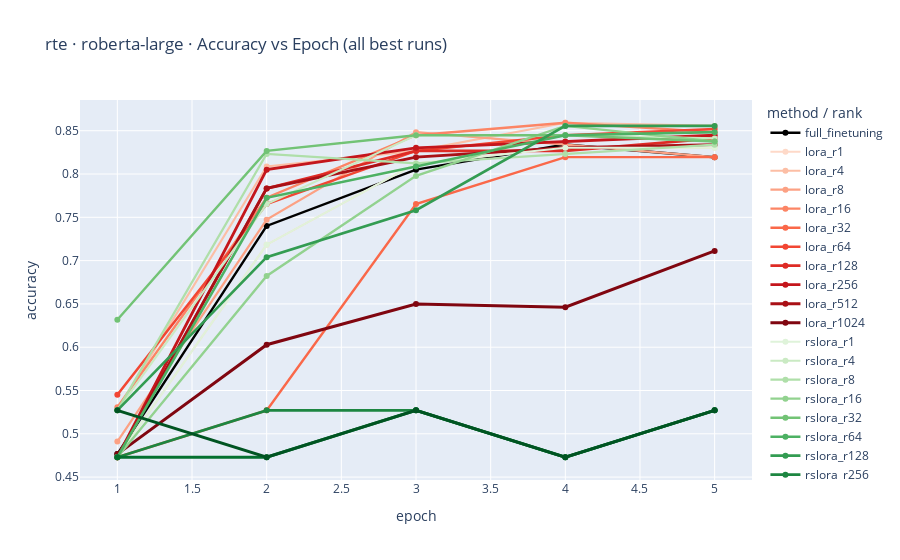

The notebook cell saved with this chart:
### Code cell
# === Config ===
ROOT = "./glue_results_final"
TASK = "rte"
MODEL = "roberta-large"  # or "roberta-large"

# === Code ===
from pathlib import Path
import re
import pandas as pd
import plotly.graph_objects as go
from plotly.colors import sample_colorscale

METHODS = ("full_finetuning", "lora", "rslora")

def parse_rank(name: str):
    m = re.search(r"_r(\d+)_", name)
    return int(m.group(1)) if m else None

def read_eval(csv_path: Path) -> pd.DataFrame | None:
    try:
        df = pd.read_csv(csv_path)
    except Exception:
        return None
    if "eval_accuracy" in df.columns and "accuracy" not in df.columns:
        df = df.rename(columns={"eval_accuracy": "accuracy"})
    if "epoch" not in df.columns:
        df = df.reset_index().rename(columns={"index":"epoch"})
        df["epoch"] = df["epoch"] + 1
    df = df[df["epoch"].astype(float).between(1,5)]
    return df.sort_values("epoch")

def load_best_runs(root: str, task: str, model: str):
    base = Path(root) / task / model
    runs = []
    for method in METHODS:
        mdir = base / method
        if not mdir.exists():
            continue
        for run in sorted([p for p in mdir.iterdir() if p.is_dir() and p.name.endswith("_best_accuracy")]):
            df = read_eval(run / "eval_per_epoch.csv")
            if df is None or "accuracy" not in df.columns:
                continue
            runs.append({
                "method": method,
                "rank": parse_rank(run.name) if method != "full_finetuning" else None,
                "name": run.name,
                "df": df
            })
    return runs

def make_rank_colors(ranks_sorted, colorscale_name):
    """
    Map each rank -> a distinct shade sampled from a colorscale.
    We sample from 0.15..0.95 to avoid too-light/too-dark extremes.
    """
    if not ranks_sorted:
        return {}
    n = len(ranks_sorted)
    colors = {}
    for i, r in enumerate(ranks_sorted):
        t = 0.15 + (0.80 * (i / (n - 1 if n > 1 else 1)))
        colors[r] = sample_colorscale(colorscale_name, [t])[0]  # returns a hex string
    return colors

# Load data
runs = load_best_runs(ROOT, TASK, MODEL)
if not runs:
    raise SystemExit(f"No *_best_accuracy runs found under {ROOT}/{TASK}/{MODEL}")

# Rank set for color mapping
all_ranks = sorted({r["rank"] for r in runs if r["rank"] is not None})

# Color maps
FULL_COLOR = "black"
lora_colors   = make_rank_colors(all_ranks, "Reds")
rslora_colors = make_rank_colors(all_ranks, "Greens")

# Optional: small linewidth ramp with rank (helps distinguish similar shades)
def line_width_for_rank(rank, ranks_sorted):
    if not ranks_sorted or rank is None:
        return 2
    idx = ranks_sorted.index(rank)
    base, bonus = 2.0, 1.0  # base width + up to +1
    return base + bonus * (idx / (len(ranks_sorted) - 1 if len(ranks_sorted) > 1 else 1))

fig = go.Figure()

# Full FT (usually single run)
for r in [x for x in runs if x["method"] == "full_finetuning"]:
    fig.add_trace(go.Scatter(
        x=r["df"]["epoch"], y=r["df"]["accuracy"],
        mode="lines+markers",
        name="full_finetuning",
        line=dict(color=FULL_COLOR, dash="solid", width=2.5),
        hovertext=[r["name"]]*len(r["df"])
    ))

# LoRA (each rank gets its own red shade)
for r in sorted([x for x in runs if x["method"] == "lora"], key=lambda z: z["rank"] or -1):
    rk = r["rank"]
    fig.add_trace(go.Scatter(
        x=r["df"]["epoch"], y=r["df"]["accuracy"],
        mode="lines+markers",
        name=f"lora_r{rk}",
        line=dict(color=lora_colors.get(rk, "red"), dash="solid",
                  width=line_width_for_rank(rk, all_ranks)),
        hovertext=[r["name"]]*len(r["df"])
    ))

# RSLoRA (each rank gets its own green shade)
for r in sorted([x for x in runs if x["method"] == "rslora"], key=lambda z: z["rank"] or -1):
    rk = r["rank"]
    fig.add_trace(go.Scatter(
        x=r["df"]["epoch"], y=r["df"]["accuracy"],
        mode="lines+markers",
        name=f"rslora_r{rk}",
        line=dict(color=rslora_colors.get(rk, "green"), dash="solid",
                  width=line_width_for_rank(rk, all_ranks)),
        hovertext=[r["name"]]*len(r["df"])
    ))

fig.update_layout(
    title=f"{TASK} · {MODEL} · Accuracy vs Epoch (all best runs)",
    xaxis_title="epoch",
    yaxis_title="accuracy",
    legend_title_text="method / rank",
    hovermode="x unified"
)

fig

### Figure 1 — Plotly figure (JSON) as saved in the notebook; plotly's stock layout.template omitted (floating-point values rounded to 4 significant figures)
{"data": [{"hovertext": ["full_finetuning_lr1e-05_best_accuracy", "full_finetuning_lr1e-05_best_accuracy", "full_finetuning_lr1e-05_best_accuracy", "full_finetuning_lr1e-05_best_accuracy", "full_finetuning_lr1e-05_best_accuracy"], "line": {"color": "black", "dash": "solid", "width": 2.5}, "mode": "lines+markers", "name": "full_finetuning", "type": "scatter", "x": [1.0, 2.0, 3.0, 4.0, 5.0], "y": [0.4765, 0.7401, 0.8051, 0.8339, 0.8195]}, {"hovertext": ["lora_r1_alpha1_lr0.001_best_accuracy", "lora_r1_alpha1_lr0.001_best_accuracy", "lora_r1_alpha1_lr0.001_best_accuracy", "lora_r1_alpha1_lr0.001_best_accuracy", "lora_r1_alpha1_lr0.001_best_accuracy"], "line": {"color": "rgb(254, 217, 200)", "dash": "solid", "width": 2}, "mode": "lines+markers", "name": "lora_r1", "type": "scatter", "x": [1.0, 2.0, 3.0, 4.0, 5.0], "y": [0.4729, 0.7184, 0.8123, 0.8303, 0.8303]}, {"hovertext": ["lora_r4_alpha4_lr0.001_best_accuracy", "lora_r4_alpha4_lr0.001_best_accuracy", "lora_r4_alpha4_lr0.001_best_accuracy", "lora_r4_alpha4_lr0.001_best_accuracy", "lora_r4_alpha4_lr0.001_best_accuracy"], "line": {"color": "rgb(252, 190, 165)", "dash": "solid", "width": 2.111}, "mode": "lines+markers", "name": "lora_r4", "type": "scatter", "x": [1.0, 2.0, 3.0, 4.0, 5.0], "y": [0.5271, 0.8087, 0.8267, 0.8592, 0.8556]}, {"hovertext": ["lora_r8_alpha8_lr0.00031622776601683794_best_accuracy", "lora_r8_alpha8_lr0.00031622776601683794_best_accuracy", "lora_r8_alpha8_lr0.00031622776601683794_best_accuracy", "lora_r8_alpha8_lr0.00031622776601683794_best_accuracy", "lora_r8_alpha8_lr0.00031622776601683794_best_accuracy"], "line": {"color": "rgb(252, 161, 132)", "dash": "solid", "width": 2.222}, "mode": "lines+markers", "name": "lora_r8", "type": "scatter", "x": [1.0, 2.0, 3.0, 4.0, 5.0], "y": [0.491, 0.7473, 0.8484, 0.8339, 0.8195]}, {"hovertext": ["lora_r16_alpha16_lr0.00031622776601683794_best_accuracy", "lora_r16_alpha16_lr0.00031622776601683794_best_accuracy", "lora_r16_alpha16_lr0.00031622776601683794_best_accuracy", "lora_r16_alpha16_lr0.00031622776601683794_best_accuracy", "lora_r16_alpha16_lr0.00031622776601683794_best_accuracy"], "line": {"color": "rgb(252, 133, 101)", "dash": "solid", "width": 2.333}, "mode": "lines+markers", "name": "lora_r16", "type": "scatter", "x": [1.0, 2.0, 3.0, 4.0, 5.0], "y": [0.5307, 0.7726, 0.8448, 0.8592, 0.8484]}, {"hovertext": ["lora_r32_alpha32_lr0.0001_best_accuracy", "lora_r32_alpha32_lr0.0001_best_accuracy", "lora_r32_alpha32_lr0.0001_best_accuracy", "lora_r32_alpha32_lr0.0001_best_accuracy", "lora_r32_alpha32_lr0.0001_best_accuracy"], "line": {"color": "rgb(250, 104, 73)", "dash": "solid", "width": 2.444}, "mode": "lines+markers", "name": "lora_r32", "type": "scatter", "x": [1.0, 2.0, 3.0, 4.0, 5.0], "y": [0.4729, 0.5271, 0.7653, 0.8195, 0.8195]}, {"hovertext": ["lora_r64_alpha64_lr0.00031622776601683794_best_accuracy", "lora_r64_alpha64_lr0.00031622776601683794_best_accuracy", "lora_r64_alpha64_lr0.00031622776601683794_best_accuracy", "lora_r64_alpha64_lr0.00031622776601683794_best_accuracy", "lora_r64_alpha64_lr0.00031622776601683794_best_accuracy"], "line": {"color": "rgb(242, 70, 51)", "dash": "solid", "width": 2.556}, "mode": "lines+markers", "name": "lora_r64", "type": "scatter", "x": [1.0, 2.0, 3.0, 4.0, 5.0], "y": [0.5451, 0.7653, 0.8267, 0.8448, 0.852]}, {"hovertext": ["lora_r128_alpha128_lr5.623413251903491e-05_best_accuracy", "lora_r128_alpha128_lr5.623413251903491e-05_best_accuracy", "lora_r128_alpha128_lr5.623413251903491e-05_best_accuracy", "lora_r128_alpha128_lr5.623413251903491e-05_best_accuracy", "lora_r128_alpha128_lr5.623413251903491e-05_best_accuracy"], "line": {"color": "rgb(222, 43, 37)", "dash": "solid", "width": 2.667}, "mode": "lines+markers", "name": "lora_r128", "type": "scatter", "x": [1.0, 2.0, 3.0, 4.0, 5.0], "y": [0.4729, 0.7834, 0.8267, 0.8267, 0.8412]}, {"hovertext": ["lora_r256_alpha256_lr3.1622776601683795e-05_best_accuracy", "lora_r256_alpha256_lr3.1622776601683795e-05_best_accuracy", "lora_r256_alpha256_lr3.1622776601683795e-05_best_accuracy", "lora_r256_alpha256_lr3.1622776601683795e-05_best_accuracy", "lora_r256_alpha256_lr3.1622776601683795e-05_best_accuracy"], "line": {"color": "rgb(196, 22, 28)", "dash": "solid", "width": 2.778}, "mode": "lines+markers", "name": "lora_r256", "type": "scatter", "x": [1.0, 2.0, 3.0, 4.0, 5.0], "y": [0.4729, 0.8051, 0.8303, 0.8375, 0.8448]}, {"hovertext": ["lora_r512_alpha512_lr1.778279410038923e-05_best_accuracy", "lora_r512_alpha512_lr1.778279410038923e-05_best_accuracy", "lora_r512_alpha512_lr1.778279410038923e-05_best_accuracy", "lora_r512_alpha512_lr1.778279410038923e-05_best_accuracy", "lora_r512_alpha512_lr1.778279410038923e-05_best_accuracy"], "line": {"color": "rgb(169, 16, 22)", "dash": "solid", "width": 2.889}, "mode": "lines+markers", "name": "lora_r512", "type": "scatter", "x": [1.0, 2.0, 3.0, 4.0, 5.0], "y": [0.4729, 0.7834, 0.8195, 0.8303, 0.8339]}, {"hovertext": ["lora_r1024_alpha1024_lr1.77827941e-05_best_accuracy", "lora_r1024_alpha1024_lr1.77827941e-05_best_accuracy", "lora_r1024_alpha1024_lr1.77827941e-05_best_accuracy", "lora_r1024_alpha1024_lr1.77827941e-05_best_accuracy", "lora_r1024_alpha1024_lr1.77827941e-05_best_accuracy"], "line": {"color": "rgb(128, 6, 16)", "dash": "solid", "width": 3}, "mode": "lines+markers", "name": "lora_r1024", "type": "scatter", "x": [1.0, 2.0, 3.0, 4.0, 5.0], "y": [0.4765, 0.6029, 0.6498, 0.6462, 0.7112]}, {"hovertext": ["rslora_r1_alpha1_lr0.001_best_accuracy", "rslora_r1_alpha1_lr0.001_best_accuracy", "rslora_r1_alpha1_lr0.001_best_accuracy", "rslora_r1_alpha1_lr0.001_best_accuracy", "rslora_r1_alpha1_lr0.001_best_accuracy"], "line": {"color": "rgb(223, 243, 218)", "dash": "solid", "width": 2}, "mode": "lines+markers", "name": "rslora_r1", "type": "scatter", "x": [1.0, 2.0, 3.0, 4.0, 5.0], "y": [0.4729, 0.7184, 0.8123, 0.8303, 0.8303]}, {"hovertext": ["rslora_r4_alpha4_lr0.001_best_accuracy", "rslora_r4_alpha4_lr0.001_best_accuracy", "rslora_r4_alpha4_lr0.001_best_accuracy", "rslora_r4_alpha4_lr0.001_best_accuracy", "rslora_r4_alpha4_lr0.001_best_accuracy"], "line": {"color": "rgb(202, 234, 195)", "dash": "solid", "width": 2.111}, "mode": "lines+markers", "name": "rslora_r4", "type": "scatter", "x": [1.0, 2.0, 3.0, 4.0, 5.0], "y": [0.5271, 0.7653, 0.8448, 0.8448, 0.8412]}, {"hovertext": ["rslora_r8_alpha8_lr0.00031622776601683794_best_accuracy", "rslora_r8_alpha8_lr0.00031622776601683794_best_accuracy", "rslora_r8_alpha8_lr0.00031622776601683794_best_accuracy", "rslora_r8_alpha8_lr0.00031622776601683794_best_accuracy", "rslora_r8_alpha8_lr0.00031622776601683794_best_accuracy"], "line": {"color": "rgb(175, 223, 169)", "dash": "solid", "width": 2.222}, "mode": "lines+markers", "name": "rslora_r8", "type": "scatter", "x": [1.0, 2.0, 3.0, 4.0, 5.0], "y": [0.5271, 0.8231, 0.8123, 0.8231, 0.8339]}, {"hovertext": ["rslora_r16_alpha16_lr0.0001_best_accuracy", "rslora_r16_alpha16_lr0.0001_best_accuracy", "rslora_r16_alpha16_lr0.0001_best_accuracy", "rslora_r16_alpha16_lr0.0001_best_accuracy", "rslora_r16_alpha16_lr0.0001_best_accuracy"], "line": {"color": "rgb(146, 210, 143)", "dash": "solid", "width": 2.333}, "mode": "lines+markers", "name": "rslora_r16", "type": "scatter", "x": [1.0, 2.0, 3.0, 4.0, 5.0], "y": [0.4729, 0.6823, 0.7978, 0.8556, 0.8375]}, {"hovertext": ["rslora_r32_alpha32_lr0.0001_best_accuracy", "rslora_r32_alpha32_lr0.0001_best_accuracy", "rslora_r32_alpha32_lr0.0001_best_accuracy", "rslora_r32_alpha32_lr0.0001_best_accuracy", "rslora_r32_alpha32_lr0.0001_best_accuracy"], "line": {"color": "rgb(114, 195, 117)", "dash": "solid", "width": 2.444}, "mode": "lines+markers", "name": "rslora_r32", "type": "scatter", "x": [1.0, 2.0, 3.0, 4.0, 5.0], "y": [0.6318, 0.8267, 0.8448, 0.8448, 0.8375]}, {"hovertext": ["rslora_r64_alpha64_lr1.77827941e-05_best_accuracy", "rslora_r64_alpha64_lr1.77827941e-05_best_accuracy", "rslora_r64_alpha64_lr1.77827941e-05_best_accuracy", "rslora_r64_alpha64_lr1.77827941e-05_best_accuracy", "rslora_r64_alpha64_lr1.77827941e-05_best_accuracy"], "line": {"color": "rgb(77, 177, 99)", "dash": "solid", "width": 2.556}, "mode": "lines+markers", "name": "rslora_r64", "type": "scatter", "x": [1.0, 2.0, 3.0, 4.0, 5.0], "y": [0.4729, 0.7726, 0.8087, 0.8448, 0.8484]}, {"hovertext": ["rslora_r128_alpha128_lr1.77827941e-05_best_accuracy", "rslora_r128_alpha128_lr1.77827941e-05_best_accuracy", "rslora_r128_alpha128_lr1.77827941e-05_best_accuracy", "rslora_r128_alpha128_lr1.77827941e-05_best_accuracy", "rslora_r128_alpha128_lr1.77827941e-05_best_accuracy"], "line": {"color": "rgb(51, 156, 82)", "dash": "solid", "width": 2.667}, "mode": "lines+markers", "name": "rslora_r128", "type": "scatter", "x": [1.0, 2.0, 3.0, 4.0, 5.0], "y": [0.5271, 0.704, 0.7581, 0.8556, 0.8556]}, {"hovertext": ["rslora_r256_alpha256_lr0.00031622776601683794_best_accuracy", "rslora_r256_alpha256_lr0.00031622776601683794_best_accuracy", "rslora_r256_alpha256_lr0.00031622776601683794_best_accuracy", "rslora_r256_alpha256_lr0.00031622776601683794_best_accuracy", "rslora_r256_alpha256_lr0.00031622776601683794_best_accuracy"], "line": {"color": "rgb(29, 134, 65)", "dash": "solid", "width": 2.778}, "mode": "lines+markers", "name": "rslora_r256", "type": "scatter", "x": [1.0, 2.0, 3.0, 4.0, 5.0], "y": [0.4729, 0.5271, 0.5271, 0.4729, 0.5271]}, {"hovertext": ["rslora_r512_alpha512_lr0.0001_best_accuracy", "rslora_r512_alpha512_lr0.0001_best_accuracy", "rslora_r512_alpha512_lr0.0001_best_accuracy", "rslora_r512_alpha512_lr0.0001_best_accuracy", "rslora_r512_alpha512_lr0.0001_best_accuracy"], "line": {"color": "rgb(4, 112, 47)", "dash": "solid", "width": 2.889}, "mode": "lines+markers", "name": "rslora_r512", "type": "scatter", "x": [1.0, 2.0, 3.0, 4.0, 5.0], "y": [0.4729, 0.4729, 0.5271, 0.4729, 0.5271]}, {"hovertext": ["rslora_r1024_alpha1024_lr0.0001_best_accuracy", "rslora_r1024_alpha1024_lr0.0001_best_accuracy", "rslora_r1024_alpha1024_lr0.0001_best_accuracy", "rslora_r1024_alpha1024_lr0.0001_best_accuracy", "rslora_r1024_alpha1024_lr0.0001_best_accuracy"], "line": {"color": "rgb(0, 84, 34)", "dash": "solid", "width": 3}, "mode": "lines+markers", "name": "rslora_r1024", "type": "scatter", "x": [1.0, 2.0, 3.0, 4.0, 5.0], "y": [0.5271, 0.4729, 0.5271, 0.4729, 0.5271]}], "layout": {"hovermode": "x unified", "legend": {"title": {"text": "method / rank"}}, "title": {"text": "rte · roberta-large · Accuracy vs Epoch (all best runs)"}, "xaxis": {"title": {"text": "epoch"}}, "yaxis": {"title": {"text": "accuracy"}}}}
